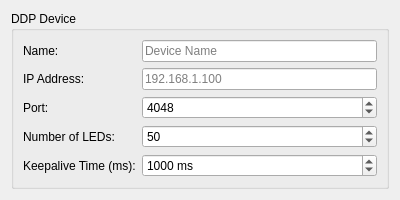
<?xml version="1.0" encoding="UTF-8"?>
<ui version="4.0">
 <class>DDPSettingsEntry</class>
 <widget class="QWidget" name="DDPSettingsEntry">
  <property name="geometry">
   <rect>
    <x>0</x>
    <y>0</y>
    <width>400</width>
    <height>200</height>
   </rect>
  </property>
  <property name="sizePolicy">
   <sizepolicy hsizetype="Preferred" vsizetype="Maximum">
    <horstretch>0</horstretch>
    <verstretch>0</verstretch>
   </sizepolicy>
  </property>
  <property name="windowTitle">
   <string notr="true">DDP Settings Entry</string>
  </property>
  <layout class="QGridLayout" name="gridLayout">
   <item row="1" column="0" colspan="2">
    <widget class="QGroupBox" name="groupBox">
     <property name="title">
      <string>DDP Device</string>
     </property>
     <layout class="QGridLayout" name="gridLayout_2">
      <item row="0" column="0">
       <widget class="QLabel" name="NameLabel">
        <property name="text">
         <string>Name:</string>
        </property>
       </widget>
      </item>
      <item row="0" column="1">
       <widget class="QLineEdit" name="NameEdit">
        <property name="placeholderText">
         <string>Device Name</string>
        </property>
       </widget>
      </item>
      <item row="1" column="0">
       <widget class="QLabel" name="IPLabel">
        <property name="text">
         <string>IP Address:</string>
        </property>
       </widget>
      </item>
      <item row="1" column="1">
       <widget class="QLineEdit" name="IPEdit">
        <property name="placeholderText">
         <string>192.168.1.100</string>
        </property>
       </widget>
      </item>
      <item row="2" column="0">
       <widget class="QLabel" name="PortLabel">
        <property name="text">
         <string>Port:</string>
        </property>
       </widget>
      </item>
      <item row="2" column="1">
       <widget class="QSpinBox" name="PortSpinBox">
        <property name="minimum">
         <number>1</number>
        </property>
        <property name="maximum">
         <number>65535</number>
        </property>
        <property name="value">
         <number>4048</number>
        </property>
       </widget>
      </item>
      <item row="3" column="0">
       <widget class="QLabel" name="NumLedsLabel">
        <property name="text">
         <string>Number of LEDs:</string>
        </property>
       </widget>
      </item>
      <item row="3" column="1">
       <widget class="QSpinBox" name="NumLedsSpinBox">
        <property name="minimum">
         <number>1</number>
        </property>
        <property name="maximum">
         <number>10000</number>
        </property>
        <property name="value">
         <number>50</number>
        </property>
       </widget>
      </item>
      <item row="4" column="0">
       <widget class="QLabel" name="KeepaliveLabel">
        <property name="text">
         <string>Keepalive Time (ms):</string>
        </property>
       </widget>
      </item>
      <item row="4" column="1">
       <widget class="QSpinBox" name="KeepaliveSpinBox">
        <property name="minimum">
         <number>0</number>
        </property>
        <property name="maximum">
         <number>60000</number>
        </property>
        <property name="value">
         <number>1000</number>
        </property>
        <property name="suffix">
         <string> ms</string>
        </property>
        <property name="specialValueText">
         <string>Disabled</string>
        </property>
       </widget>
      </item>
     </layout>
    </widget>
   </item>
  </layout>
 </widget>
 <resources/>
 <connections/>
</ui>
